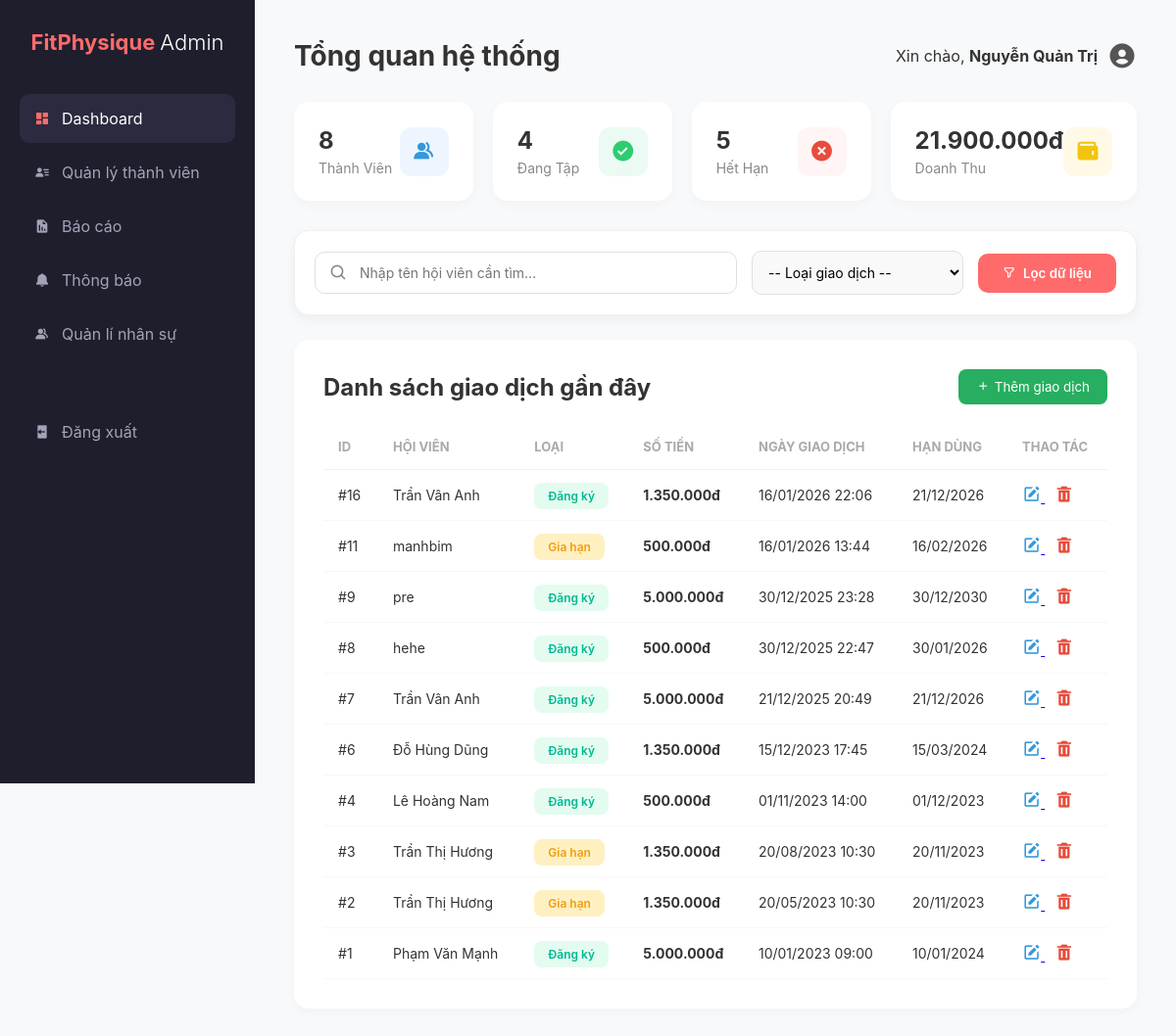
Page /QL_Members/admin_dashboard.php (signed in) on the committed database.
### tables this page shows
CREATE TABLE `transactions` (
  `transaction_id` int(11) NOT NULL,
  `member_id` int(11) NOT NULL,
  `amount` decimal(10,2) NOT NULL,
  `payment_method` varchar(50) DEFAULT NULL,
  `transaction_type` enum('Registration','Renewal','Upgrade') NOT NULL,
  `transaction_date` datetime DEFAULT current_timestamp(),
  `note` text DEFAULT NULL
);

CREATE TABLE `members` (
  `member_id` int(11) NOT NULL,
  `full_name` varchar(100) NOT NULL,
  `email` varchar(100) NOT NULL,
  `password` varchar(255) NOT NULL,
  `phone_number` varchar(15) DEFAULT NULL,
  `address` text DEFAULT NULL,
  `gender` enum('Male','Female','Other') NOT NULL,
  `status` enum('Active','Inactive') DEFAULT 'Active'
);

### QL_Members/admin_dashboard.php (the view, shortened to what this page needs)
<?php
$conn = new mysqli("localhost", "root", "", "GymManagement");
$conn->set_charset("utf8mb4");
$search_name = isset($_GET['search_name']) ? $conn->real_escape_string($_GET['search_name']) : '';
$where_clauses = ["1=1"];
$where_sql = implode(" AND ", $where_clauses);
$total_members = $conn->query("SELECT COUNT(DISTINCT member_id) FROM transactions")->fetch_row()[0] ?? 0;
$active_members = $conn->query("SELECT COUNT(DISTINCT member_id) FROM member_subscriptions WHERE end_date >= CURDATE()")->fetch_row()[0] ?? 0;
$expired_members = $conn->query("SELECT COUNT(DISTINCT member_id) FROM member_subscriptions WHERE end_date < CURDATE()")->fetch_row()[0] ?? 0;
$total_revenue = $conn->query("SELECT SUM(amount) FROM transactions")->fetch_row()[0] ?? 0;
$sql_recent = "SELECT t.*, m.full_name,
              (SELECT MAX(ms.end_date) FROM member_subscriptions ms WHERE ms.member_id = t.member_id) AS end_date
              FROM transactions t
              JOIN members m ON t.member_id = m.member_id
              WHERE $where_sql
              ORDER BY t.transaction_date DESC LIMIT 20";
$recent_transactions = $conn->query($sql_recent);
?>
<!DOCTYPE html>
<html lang="vi">
<head>
    <link href='https://unpkg.com/boxicons@2.1.4/css/boxicons.min.css' rel='stylesheet'>
    <link rel="stylesheet" href="admin_dashboard.css?v=1.2">
</head>
<body>
    <div class="sidebar">
        <div class="logo"><h2>FitPhysique<span>Admin</span></h2></div>
        <ul>
            <li><a href="admin_dashboard.php" class="active"><i class='bx bxs-dashboard'></i> Dashboard</a></li>
            <li><a href="members.php"><i class='bx bxs-user-detail'></i> Quản lý thành viên</a></li>
            <li><a href="thongke.php"><i class='bx bxs-report'></i> Báo cáo</a></li>
            <li><a href="admin_thongbao.php"><i class='bx bxs-bell'></i> Thông báo</a></li>
            <?php if (isset($_SESSION['role']) && $_SESSION['role'] === 'admin'): ?>
            <li><a href="admin_staff.php"><i class='bx bxs-group'></i> Quản lí nhân sự</a></li>
        <?php endif; ?>
            <li class="logout"><a href="logout1.php"><i class='bx bxs-log-out'></i> Đăng xuất</a></li>
        </ul>
    </div>
    <div class="main-content">
        <div class="header">
            <h1>Tổng quan hệ thống</h1>
            <div class="user-info">
                <span>Xin chào, <strong><?= htmlspecialchars($_SESSION['full_name'] ?? 'Admin') ?></strong></span>
                <i class='bx bxs-user-circle'></i>
            </div>
        </div>
        <div class="cards">
            <div class="card"><div class="card-info"><h3><?= number_format($total_members) ?></h3><p>Thành Viên</p></div><div class="card-icon blue"><i class='bx bxs-group'></i></div></div>
            <div class="card"><div class="card-info"><h3><?= number_format($active_members) ?></h3><p>Đang Tập</p></div><div class="card-icon green"><i class='bx bxs-check-circle'></i></div></div>
            <div class="card"><div class="card-info"><h3><?= number_format($expired_members) ?></h3><p>Hết Hạn</p></div><div class="card-icon red"><i class='bx bxs-x-circle'></i></div></div>
            <div class="card"><div class="card-info"><h3><?= number_format($total_revenue, 0, ',', '.') ?>đ</h3><p>Doanh Thu</p></div><div class="card-icon gold"><i class='bx bxs-wallet'></i></div></div>
        </div>
        <div class="search-bar-container">
            <form method="GET" action="admin_dashboard.php">
                <div class="search-group">
                    <i class='bx bx-search'></i>
                    <input type="text" name="search_name" placeholder="Nhập tên hội viên cần tìm..." value="<?= htmlspecialchars($search_name) ?>">
                </div>
                <div class="filter-group">
                    <select name="search_type">
                        <option value="">-- Loại giao dịch --</option>
                    </select>
                </div>
                <button type="submit" class="btn-submit-search"><i class='bx bx-filter-alt'></i> Lọc dữ liệu</button>
            </form>
        </div>
        <div class="recent-transactions">
            <div class="table-header" style="display: flex; justify-content: space-between; align-items: center; margin-bottom: 20px;">
                <h2>Danh sách giao dịch gần đây</h2>
                <button type="button" id="btnOpenModal" class="btn-add-new"><i class='bx bx-plus'></i> Thêm giao dịch</button>
            </div>
            <table>
                <thead>
                    <tr>
                        <th>ID</th>
                        <th>Hội viên</th>
                        <th>Loại</th>
                        <th>Số Tiền</th>
                        <th>Ngày Giao Dịch</th>
                        <th>Hạn Dùng</th>
                        <th>Thao tác</th>
                    </tr>
                </thead>
                <tbody>
                <?php if ($recent_transactions && $recent_transactions->num_rows > 0): ?>
                    <?php while ($row = $recent_transactions->fetch_assoc()): ?>
                        <tr>
                            <td>#<?= $row['transaction_id'] ?></td>
                            <td><?= htmlspecialchars($row['full_name']) ?></td>
                            <td>
                                <span class="status <?= $row['transaction_type'] == 'Registration' ? 'type-reg' : 'type-renew' ?>">
                                    <?= $row['transaction_type'] == 'Registration' ? 'Đăng ký' : 'Gia hạn' ?>
                                </span>
                            </td>
                            <td><strong><?= number_format($row['amount'], 0, ',', '.') ?>đ</strong></td>
                            <td><?= date("d/m/Y H:i", strtotime($row['transaction_date'])) ?></td>
                            <td><?= $row['end_date'] ? date("d/m/Y", strtotime($row['end_date'])) : '—' ?></td>
                            <td>
                                <a href="javascript:void(0)" class="btn-edit-trigger"
                                   data-id="<?= $row['transaction_id'] ?>"
                                   data-memberid="<?= $row['member_id'] ?>"
                                   data-type="<?= $row['transaction_type'] ?>"
                                   data-amount="<?= $row['amount'] ?>"
                                   data-enddate="<?= $row['end_date'] ?>">
                                   <i class='bx bxs-edit' style="color:#3498db; cursor:pointer; font-size: 1.2rem;"></i>
                                </a>
                                <a href="transaction_handler.php?delete_id=<?= $row['transaction_id'] ?>" onclick="return confirm('Xác nhận xóa giao dịch này? Hệ thống sẽ tính toán lại hạn dùng của hội viên.')">
                                    <i class='bx bxs-trash' style="color:#e74c3c; margin-left: 10px; font-size: 1.2rem;"></i>
                                </a>
                            </td>
                        </tr>
                    <?php endwhile; ?>
                <?php else: ?>
                    <tr><td colspan="7" style="text-align: center; padding: 20px;">Không tìm thấy dữ liệu phù hợp.</td></tr>
                <?php endif; ?>
                </tbody>
            </table>
        </div>
    </div>
</body>
</html>

### QL_Members/admin_dashboard.css (style rules this page uses)
* { margin: 0; padding: 0; box-sizing: border-box; font-family: "Inter", "Segoe UI", sans-serif; }
body { display: flex; background: #f8f9fa; color: #333; }
.sidebar { width: 260px; background: #1e1e2d; color: #fff; padding: 30px 20px; position: fixed; height: 100vh; }
.sidebar .logo h2 { color: #ff6b6b; font-size: 22px; margin-bottom: 40px; text-align: center; }
.sidebar .logo span { color: #fff; font-weight: 300; margin-left: 5px; }
.sidebar ul { list-style: none; }
.sidebar ul li a { color: #a2a3b7; text-decoration: none; padding: 15px; display: flex; align-items: center; gap: 12px; border-radius: 10px; transition: 0.3s; margin-bottom: 5px; }
.sidebar ul li a:hover, .sidebar ul li a.active { background: #2b2b40; color: #fff; }
.sidebar ul li a.active i { color: #ff6b6b; }
.logout { margin-top: 50px; color: red; }
.main-content { flex: 1; margin-left: 260px; padding: 40px; }
.header { display: flex; justify-content: space-between; align-items: center; margin-bottom: 30px; }
.header h1 { font-size: 28px; font-weight: 700; }
.user-info { display: flex; align-items: center; gap: 10px; }
.user-info i { font-size: 30px; color: #555; }
.cards { display: grid; grid-template-columns: repeat(4, 1fr); gap: 20px; margin-bottom: 30px; }
.card { background: #fff; padding: 25px; border-radius: 15px; box-shadow: 0 4px 12px rgba(0, 0, 0, 0.03); display: flex; justify-content: space-between; align-items: center; }
.card-info h3 { font-size: 24px; margin-bottom: 5px; }
.card-info p { color: #888; font-size: 14px; }
.card-icon { width: 50px; height: 50px; border-radius: 12px; display: flex; align-items: center; justify-content: center; font-size: 25px; }
.blue { background: #eef5ff; color: #3498db; }
.green { background: #ebfaf2; color: #2ecc71; }
.red { background: #fff5f5; color: #e74c3c; }
.gold { background: #fff9e6; color: #f1c40f; }
.recent-transactions { background: #fff; padding: 30px; border-radius: 15px; box-shadow: 0 4px 12px rgba(0, 0, 0, 0.03); }
.table-header { margin-bottom: 25px; }
table { width: 100%; border-collapse: collapse; }
table th { text-align: left; padding: 15px; color: #aaa; font-size: 13px; text-transform: uppercase; border-bottom: 1px solid #f0f0f0; }
table td { padding: 15px; border-bottom: 1px solid #f8f8f8; font-size: 14px; }
.status { padding: 6px 14px; border-radius: 8px; font-size: 12px; font-weight: 600; }
.type-reg { background: #e3fcef; color: #00b894; }
.type-renew { background: #fff0c2; color: #f39c12; }
.btn-add-new { background: #27ae60; color: #fff; border: none; padding: 10px 18px; border-radius: 8px; cursor: pointer; display: flex; align-items: center; gap: 5px; }
.search-bar-container { background: #fff; padding: 20px; border-radius: 15px; box-shadow: 0 4px 12px rgba(0, 0, 0, 0.05); margin-bottom: 25px; border: 1px solid #f0f0f0; }
.search-bar-container form { display: flex; gap: 15px; align-items: center; flex-wrap: wrap; }
.search-group { position: relative; flex: 2; min-width: 250px; }
.search-group i { position: absolute; left: 15px; top: 50%; transform: translateY(-50%); color: #888; font-size: 1.2rem; }
.search-group input { width: 100%; padding: 12px 15px 12px 45px; border: 1px solid #e0e0e0; border-radius: 10px; outline: none; font-size: 14px; transition: all 0.3s ease; }
.filter-group { flex: 1; min-width: 180px; }
.filter-group select { width: 100%; padding: 12px; border: 1px solid #e0e0e0; border-radius: 10px; background-color: #f9f9f9; cursor: pointer; outline: none; font-size: 14px; }
.btn-submit-search { background-color: #ff6b6b; color: white; padding: 12px 25px; border: none; border-radius: 10px; font-weight: 600; cursor: pointer; transition: all 0.3s ease; display: flex; align-items: center; gap: 8px; }
.filter-group select { width: 100%; padding: 12px; border: 1px solid #e0e0e0; border-radius: 10px; background-color: #f9f9f9; cursor: pointer; outline: none; }

### rows in the picture
transactions: transaction_id "16", member.full_name "Trần Vân Anh", transaction_type "Đăng ký", amount "1.350.000", transaction_date "16/01/2026 22:06", end_date "21/12/2026"
transactions: transaction_id "11", member.full_name "manhbim", transaction_type "Gia hạn", amount "500.000", transaction_date "16/01/2026 13:44", end_date "16/02/2026"
transactions: transaction_id "9", member.full_name "pre", transaction_type "Đăng ký", amount "5.000.000", transaction_date "30/12/2025 23:28", end_date "30/12/2030"
transactions: transaction_id "8", member.full_name "hehe", transaction_type "Đăng ký", amount "500.000", transaction_date "30/12/2025 22:47", end_date "30/01/2026"
transactions: transaction_id "7", member.full_name "Trần Vân Anh", transaction_type "Đăng ký", amount "5.000.000", transaction_date "21/12/2025 20:49", end_date "21/12/2026"
transactions: transaction_id "6", member.full_name "Đỗ Hùng Dũng", transaction_type "Đăng ký", amount "1.350.000", transaction_date "15/12/2023 17:45", end_date "15/03/2024"
transactions: transaction_id "4", member.full_name "Lê Hoàng Nam", transaction_type "Đăng ký", amount "500.000", transaction_date "01/11/2023 14:00", end_date "01/12/2023"
transactions: transaction_id "3", member.full_name "Trần Thị Hương", transaction_type "Gia hạn", amount "1.350.000", transaction_date "20/08/2023 10:30", end_date "20/11/2023"
transactions: transaction_id "2", member.full_name "Trần Thị Hương", transaction_type "Gia hạn", amount "1.350.000", transaction_date "20/05/2023 10:30", end_date "20/11/2023"
transactions: transaction_id "1", member.full_name "Phạm Văn Mạnh", transaction_type "Đăng ký", amount "5.000.000", transaction_date "10/01/2023 09:00", end_date "10/01/2024"

### other values in the picture
$_SESSION['full_name'] "Nguyễn Quản Trị"
$total_members "8"
$active_members "4"
$expired_members "5"
$total_revenue "21.900.000"
